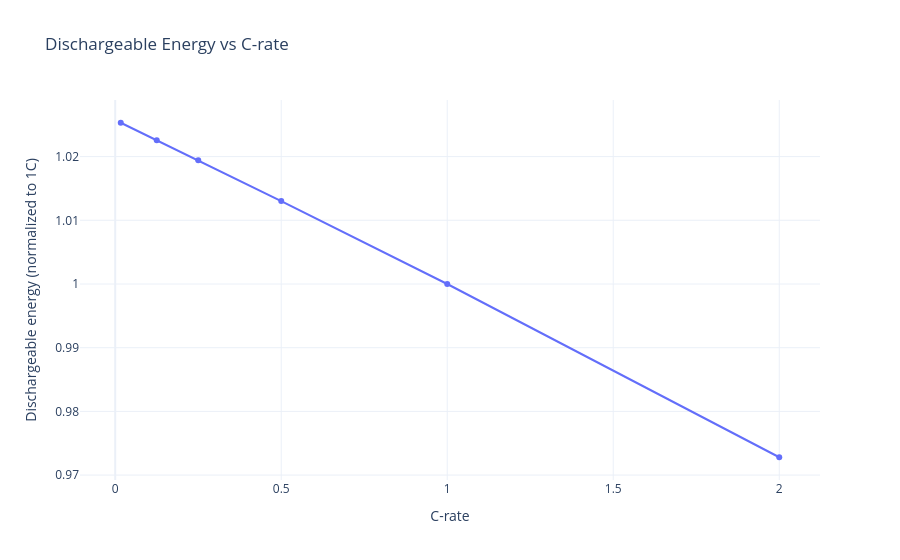

Notebook code cell kept with this figure:
### Code cell
c_rates = [1 / 60, 1 / 8, 1 / 4, 1 / 2, 1, 2]
series = {c_rate: simulate_constant_power_discharge(c_rate, cell_resistance_ohm=lib1_cell_resistance_ohm) for c_rate in c_rates}

energy_1c_wh = -series[1]["cell_power_w"].sum() * (1 / 60)
print("Total energy discharged (normalized to 1C):")
for c_rate, df_result_c_rate in series.items():
    normalized_energy = -df_result_c_rate["cell_power_w"].sum() * (1 / 60) / energy_1c_wh
    print(f"{c_rate:.2f}C: {normalized_energy:.4f}")

dischargeable_energy_norm = [
    (-df_result_c_rate["cell_power_w"].sum() * (1 / 60)) / energy_1c_wh
    for df_result_c_rate in series.values()
]

fig = go.Figure()
fig.add_trace(
    go.Scatter(
        x=c_rates,
        y=dischargeable_energy_norm,
        mode="lines+markers",
        name="Dischargeable energy",
    )
)

fig.update_layout(
    title="Dischargeable Energy vs C-rate",
    xaxis_title="C-rate",
    yaxis_title="Dischargeable energy (normalized to 1C)",
    template="plotly_white",
)

fig.show()
fig.update_xaxes(type="log")

### Figure 1 — Plotly figure (JSON) as saved in the notebook; plotly's stock layout.template omitted (floating-point values rounded to 4 significant figures)
{"data": [{"mode": "lines+markers", "name": "Dischargeable energy", "type": "scatter", "x": [0.01667, 0.125, 0.25, 0.5, 1, 2], "y": [1.025, 1.023, 1.019, 1.013, 1, 0.9728]}], "layout": {"title": {"text": "Dischargeable Energy vs C-rate"}, "xaxis": {"title": {"text": "C-rate"}}, "yaxis": {"title": {"text": "Dischargeable energy (normalized to 1C)"}}}}
